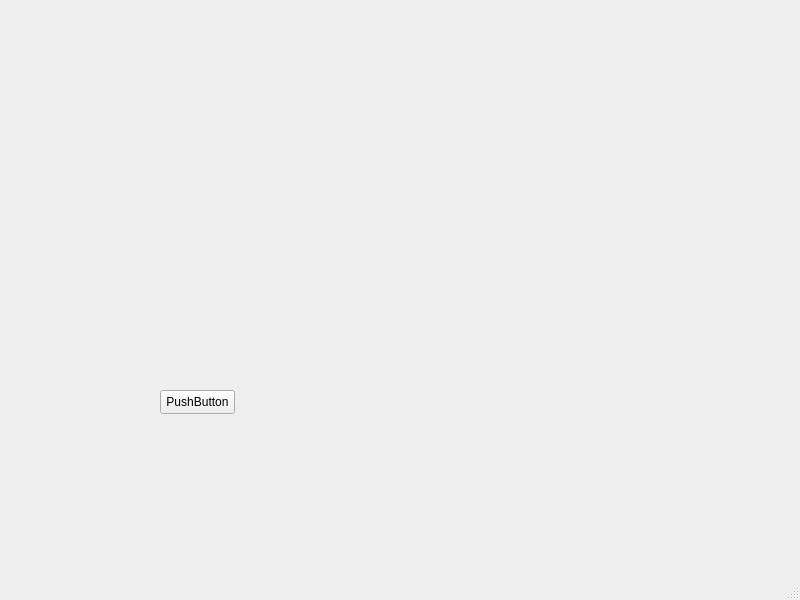
<?xml version="1.0" encoding="UTF-8"?>
<ui version="4.0">
 <class>MainWindow</class>
 <widget class="QMainWindow" name="MainWindow">
  <property name="geometry">
   <rect>
    <x>0</x>
    <y>0</y>
    <width>800</width>
    <height>600</height>
   </rect>
  </property>
  <property name="windowTitle">
   <string>MainWindow</string>
  </property>
  <widget class="QWidget" name="centralwidget">
   <widget class="QPushButton" name="pushButton">
    <property name="geometry">
     <rect>
      <x>160</x>
      <y>390</y>
      <width>75</width>
      <height>24</height>
     </rect>
    </property>
    <property name="text">
     <string>PushButton</string>
    </property>
   </widget>
  </widget>
  <widget class="QMenuBar" name="menubar">
   <property name="geometry">
    <rect>
     <x>0</x>
     <y>0</y>
     <width>800</width>
     <height>22</height>
    </rect>
   </property>
  </widget>
  <widget class="QStatusBar" name="statusbar"/>
 </widget>
 <resources/>
 <connections/>
</ui>
